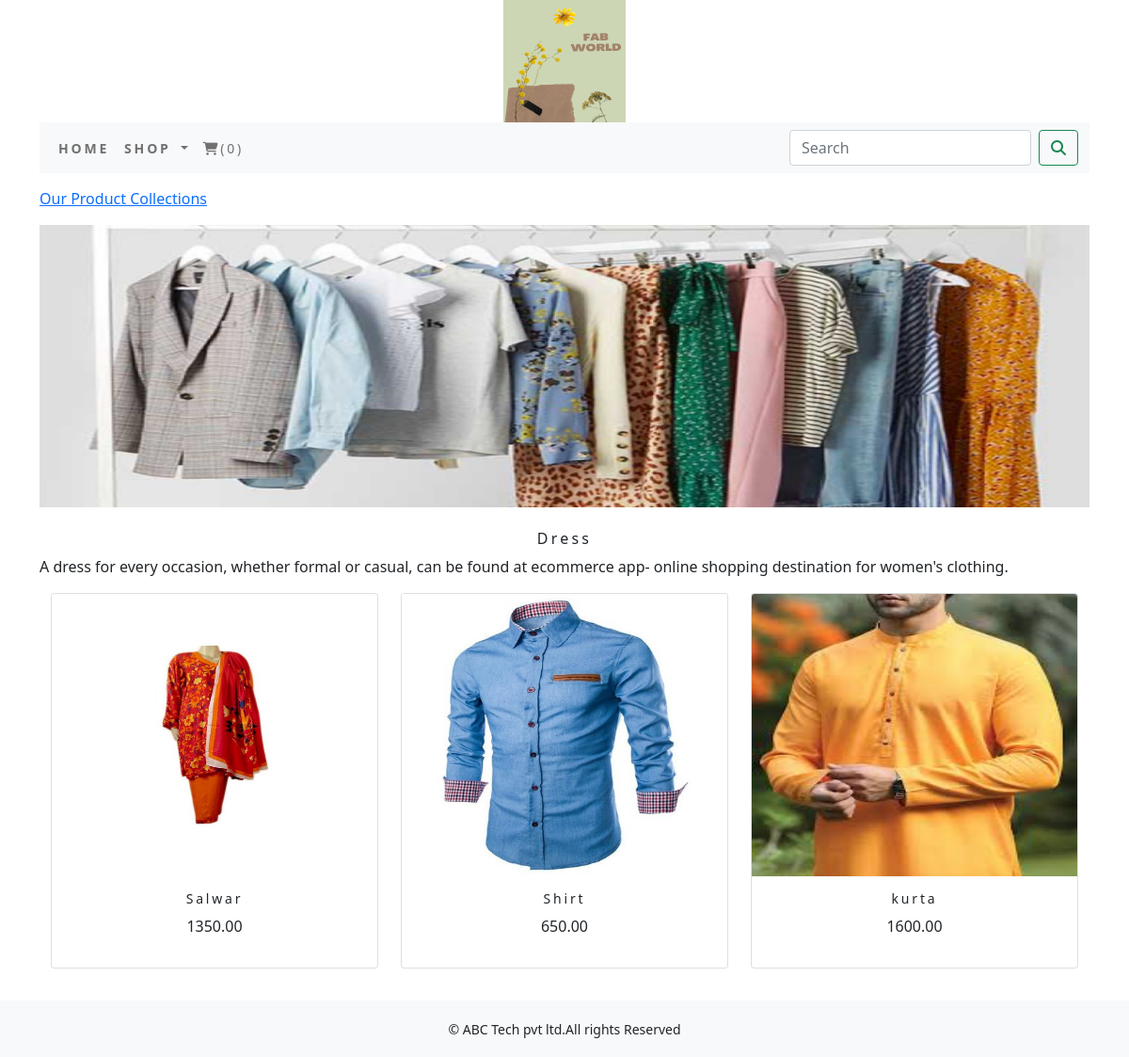
Page /ecommerce/dress/ on the committed database.
### ecommerce/models.py (models this page shows, shortened)
class Category(models.Model):
    name=models.CharField(max_length=250,unique=True)
    slug=models.SlugField(max_length=250, unique=True)
    description=models.TextField(blank=True)
    image=models.ImageField(upload_to='category',blank=True)
    class Meta:
        ordering=('name',)
        verbose_name='category'
        verbose_name_plural='categories'
    def get_url(self):
        return reverse('ecommerce:products_by_category',args=[self.slug])

class Product(models.Model):
    name=models.CharField(max_length=250,unique=True)
    slug=models.SlugField(max_length=250, unique=True)
    description=models.TextField(blank=True)
    price=models.DecimalField(max_digits=10,decimal_places=2)
    category=models.ForeignKey(Category,on_delete=models.CASCADE)
    image=models.ImageField(upload_to='product', blank=True)
    stock=models.IntegerField()
    available=models.BooleanField(default=True)
    created=models.DateTimeField(auto_now_add=True)
    updated=models.DateTimeField(auto_now=True)
    def get_url(self):
        return reverse('ecommerce:prodCatdetail',args=[self.category.slug,self.slug])
    class Meta:
        ordering = ('name',)
        verbose_name = 'product'
        verbose_name_plural = 'products'

### ecommerce/views.py (the view)
# urls.py: path('', views.allProdCat, name='allProdCat'),
def allProdCat(request,c_slug=None):
    c_page=None
    products_list=None
    if c_slug!=None:
        c_page=get_object_or_404(Category,slug=c_slug)
        products_list=Product.objects.all().filter(category=c_page,available=True)
    else:
        products_list=Product.objects.all().filter(available=True)
    paginator=Paginator(products_list,6)
    try:
        page=int(request.GET.get('page','1'))
    except:
        page=1
    try:
        products=paginator.page(page)
    except (EmptyPage,InvalidPage):
        products=paginator.page(paginator.num_pages)
    return render(request,'category.html',{"category":c_page,"products":products})

### cart/context_processors.py (called while the page is built)
def counter(request):
    item_count=0
    if 'admin' in request.path:
        return{}
    else:
        try:
            cart=Cart.objects.filter(cart_id=_cart_id(request))
            cart_items=CartItem.objects.all().filter(cart=cart[:1])
            for cart_item in cart_items:
                item_count += cart_item.quantity
        except Cart.DoesNotExist:
            item_count =0
    return dict(item_count=item_count)

### cart/views.py (called while the page is built)
def _cart_id(request):
    cart=request.session.session_key
    if not cart:
        cart=request.session.create()
    return cart

### ecommerce/context_processors.py (called while the page is built)
def menu_links(request):
    links=Category.objects.all()
    return dict(links=links)

### templates/category.html (shortened to what this page needs)
{% extends 'base.html' %}
{% load static %}
{% block content %}
{% if category %}
<div>
    <div class="row my_row_class">
        <div class="mx-auto">
            <p><a href="{% url 'ecommerce:allProdCat' %}">Our Product Collections</a></p>
        </div>
    </div>
</div>
{% endif %}
<div class="mx-auto">
    {% if category %}
    <img class="my_image" src="{{category.image.url}}" alt="{{category.name}}" >
</div>
<br>
<div>
    <h1 class="text-center my_title">{{category.name}}</h1>
    <p class="text-justify">{{category.description}}</p>
</div>
{% endif %}
<div class="container">
    <div class="row mx_auto">
        {% for product in products.object_list %}
        <div class="my_bottom_margin col-9 col-sm-12 col-md-4 xol-lg-4">
            <div class="card text-center" style="min-width:18rem;">
                <a href="{{product.get_url}}"><img class="card-img-top my_image" src="{{product.image.url}}" alt="{{product.name}}"></a>
                <div class="card-body">
                    <h4>{{product.name}}</h4>
                    <p>{{product.price}}</p>
                </div>
            </div>
        </div>
        {% endfor %}
    </div>
    <br>
</div>
{% endblock %}

### templates/base.html (shortened to what this page needs)
{% load static %}
<!DOCTYPE html>
<html lang="en">
<head>
    <link rel="stylesheet" href="{% static 'css/custom.css' %}">
    <link href="{% static 'css/bootstrap.min.css' %}" rel="stylesheet">
</head>
<body>
<div class="container">
{% include 'header.html' %}
{% include 'navbar.html' %}
{% block content %}
{% endblock %}
    </div>
{% include 'footer.html' %}
</body>
</html>

### templates/header.html
{% load static %}
<header>
    <center>
        <a href="{% url 'ecommerce:allProdCat' %}"> <img src="{% static 'img/logo.png' %}" alt="logimage" width="130px;" height="130px;"></a>
    </center>
</header>

### templates/navbar.html (shortened to what this page needs)
<nav class="navbar navbar-expand-lg navbar-light bg-light">
  <div class="container-fluid">
    <div class="collapse navbar-collapse" id="navbarSupportedContent">
      <ul class="navbar-nav me-auto mb-2 mb-lg-0">
        <li class="nav-item">
          <a class="nav-link" href="{% url 'ecommerce:allProdCat' %}"><b>Home</b></a>
        </li>
        <li class="nav-item dropdown {% if 'ecommerce' in request.path %} active {% endif %}">
          <a class="nav-link dropdown-toggle" href="#" id="navbarDropdown" role="button" data-bs-toggle="dropdown" aria-expanded="false">
           <b>Shop</b>
          </a>
        </li>
        {% if item_count >= 0 %}
        <li class="nav-item">
          <a class="nav-link" href="{% url 'cart:cart_detail' %}"><i class="fa fa-shopping-cart"></i>({{item_count}})</a>
        </li>
        {% endif %}
      </ul>
      <form class="d-flex" action="{% url 'search_app:SearchResult' %}" method="get">
        <input class="form-control me-2" type="search" placeholder="Search" name="q" aria-label="Search">
        <button class="btn btn-outline-success" type="submit"><i class="fa fa-search"></i></button>
      </form>
    </div>
  </div>
</nav>

### templates/footer.html
<div class="footer navbar-fixed-bottom my_footer">
    <p class="text-center">&copy; ABC Tech pvt ltd.All rights Reserved</p>
</div>

### static/css/custom.css (style rules this page uses)
body { font-family: Arial,Helvetica,sans-serif; }
.nav-item { letter-spacing : .2em; font-size : 14px; text-transform : uppercase; }
.my_footer { background-color:#f8f9fa; height:60px; }
.my_footer p { padding-top:20px; font-size:14px; }
.my_row_class { padding-top :15px; }
.my_image { width:100%; height:300px; }
.my_title { font-size:16px; text_transform:uppercase; letter-spacing:.2em; }
.my_bottom_margin { margin-bottom:10px; }
.card-body h4 { font-size:14px; text_transform:uppercase; letter-spacing:.2em; }

### rows in the picture
Category: image (picture), name "Dress", description "A dress for every occasion, whether formal or casual, can be found at ecommerce app- online shopping destination for women's clothing."
Product: image (picture), name "Salwar", price "1350.00"
Product: image (picture), name "Shirt", price "650.00"
Product: image (picture), name "kurta", price "1600.00"

### other values in the picture
{{ item_count }} "0"
